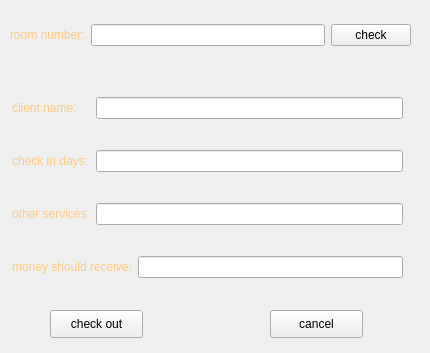
<?xml version="1.0" encoding="UTF-8"?>
<ui version="4.0">
 <class>CheckOutSystem</class>
 <widget class="QWidget" name="CheckOutSystem">
  <property name="geometry">
   <rect>
    <x>0</x>
    <y>0</y>
    <width>430</width>
    <height>353</height>
   </rect>
  </property>
  <property name="windowTitle">
   <string>Check out</string>
  </property>
  <property name="styleSheet">
   <string notr="true">#CheckOutSystem{border-image:url(:/new/prefix1/cos.png)}</string>
  </property>
  <widget class="QPushButton" name="checkOut">
   <property name="geometry">
    <rect>
     <x>50</x>
     <y>310</y>
     <width>93</width>
     <height>28</height>
    </rect>
   </property>
   <property name="text">
    <string>check out</string>
   </property>
  </widget>
  <widget class="QPushButton" name="cancel">
   <property name="geometry">
    <rect>
     <x>270</x>
     <y>310</y>
     <width>93</width>
     <height>28</height>
    </rect>
   </property>
   <property name="text">
    <string>cancel</string>
   </property>
  </widget>
  <widget class="QWidget" name="widget" native="true">
   <property name="geometry">
    <rect>
     <x>10</x>
     <y>10</y>
     <width>401</width>
     <height>50</height>
    </rect>
   </property>
   <layout class="QHBoxLayout" name="horizontalLayout">
    <item>
     <widget class="QLabel" name="label">
      <property name="styleSheet">
       <string notr="true">color:rgb(255, 202, 126)</string>
      </property>
      <property name="text">
       <string>room number:</string>
      </property>
     </widget>
    </item>
    <item>
     <widget class="QLineEdit" name="roomNumber"/>
    </item>
    <item>
     <widget class="QPushButton" name="checkBtn">
      <property name="text">
       <string>check</string>
      </property>
     </widget>
    </item>
   </layout>
  </widget>
  <widget class="QWidget" name="">
   <property name="geometry">
    <rect>
     <x>12</x>
     <y>72</y>
     <width>391</width>
     <height>231</height>
    </rect>
   </property>
   <layout class="QGridLayout" name="gridLayout">
    <item row="0" column="0">
     <widget class="QLabel" name="label_4">
      <property name="styleSheet">
       <string notr="true">color:rgb(255, 202, 126)</string>
      </property>
      <property name="text">
       <string>client name:</string>
      </property>
     </widget>
    </item>
    <item row="0" column="1" colspan="2">
     <widget class="QLineEdit" name="nameLine"/>
    </item>
    <item row="1" column="0">
     <widget class="QLabel" name="label_2">
      <property name="styleSheet">
       <string notr="true">color:rgb(255, 202, 126)</string>
      </property>
      <property name="text">
       <string>check in days:</string>
      </property>
     </widget>
    </item>
    <item row="1" column="1" colspan="2">
     <widget class="QLineEdit" name="dayLine"/>
    </item>
    <item row="2" column="0">
     <widget class="QLabel" name="label_5">
      <property name="styleSheet">
       <string notr="true">color:rgb(255, 202, 126)</string>
      </property>
      <property name="text">
       <string>other services:</string>
      </property>
     </widget>
    </item>
    <item row="2" column="1" colspan="2">
     <widget class="QLineEdit" name="moneyLine_2"/>
    </item>
    <item row="3" column="0" colspan="2">
     <widget class="QLabel" name="label_3">
      <property name="styleSheet">
       <string notr="true">color:rgb(255, 202, 126)</string>
      </property>
      <property name="text">
       <string>money should receive:</string>
      </property>
     </widget>
    </item>
    <item row="3" column="2">
     <widget class="QLineEdit" name="moneyLine"/>
    </item>
   </layout>
  </widget>
 </widget>
 <resources/>
 <connections>
  <connection>
   <sender>cancel</sender>
   <signal>clicked()</signal>
   <receiver>CheckOutSystem</receiver>
   <slot>close()</slot>
   <hints>
    <hint type="sourcelabel">
     <x>316</x>
     <y>443</y>
    </hint>
    <hint type="destinationlabel">
     <x>270</x>
     <y>249</y>
    </hint>
   </hints>
  </connection>
 </connections>
</ui>
